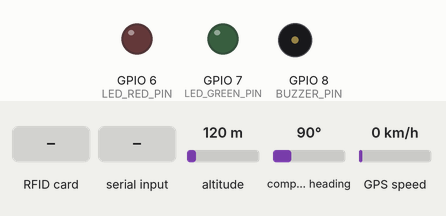
This sketch was run on a simulated ESP32-S3. Parts: output pins drawn as LEDs (lit = HIGH), buzzer (waves = sounding). Dashed ring = blinking. Inputs (shaded band) come from the test bench; at power-on: altitude 120 m, compass heading 90°, GPS speed 0 km/h. WiFi joins after 1.5 s; servers stay silent unless stated; uploads are accepted with an empty reply; the GPS gets a fix after 3 s at 37.7749, -122.4194 with 8 satellites; what the sketch prints to the serial monitor is not drawn.

Above: at 4.2 s.
4.3 s: RFID card 5E 7A 19 C4 held to the reader
At 4.74 s:
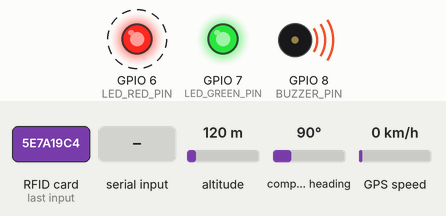
At 5.64 s:
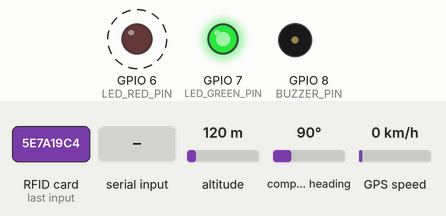
7.8 s: "test" received over Serial
At 9.26 s:
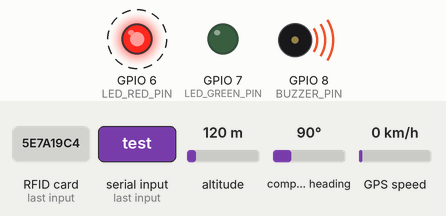
Timing chart, 0 to 12.2 s (numbered marks = the images above; inputs shaded):
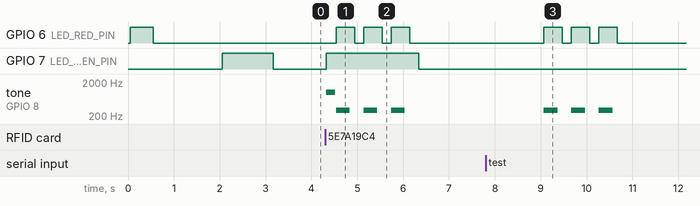

The sketch:

attendance_system.ino
```cpp
/*
 * Arduino Uno R4 WiFi - Attendance System
 * Integrates with Supabase backend for RFID-based attendance
 */

#include <WiFi.h>
#include <HTTPClient.h>
#include <ArduinoJson.h>
#include <SPI.h>
#include <MFRC522.h>
#include <SoftwareSerial.h>
#include <TinyGPS++.h>

// WiFi Configuration
const char* ssid = "YOUR_WIFI_SSID";        // Replace with your WiFi SSID
const char* password = "YOUR_WIFI_PASSWORD"; // Replace with your WiFi password

// Supabase Configuration
const String SUPABASE_URL = "https://epvggkmzbuudajceuaib.supabase.co";
const String ESP32_DEVICE_ID = "arduino_uno_r4_001"; // Unique identifier for this device

// Pin Configuration
#define RST_PIN         9
#define SS_PIN          10
#define BUZZER_PIN      8
#define LED_GREEN_PIN   7
#define LED_RED_PIN     6
#define GPS_RX_PIN      4
#define GPS_TX_PIN      5

// Component Initialization
MFRC522 mfrc522(SS_PIN, RST_PIN);
SoftwareSerial ss(GPS_RX_PIN, GPS_TX_PIN);
TinyGPSPlus gps;

// Global Variables
float currentLatitude = 0.0;
float currentLongitude = 0.0;
bool gpsFixed = false;
unsigned long lastRFIDRead = 0;
const unsigned long RFID_COOLDOWN = 3000; // 3 seconds between readings

void setup() {
  Serial.begin(115200);
  ss.begin(9600);
  SPI.begin();
  mfrc522.PCD_Init();

  // Initialize pins
  pinMode(BUZZER_PIN, OUTPUT);
  pinMode(LED_GREEN_PIN, OUTPUT);
  pinMode(LED_RED_PIN, OUTPUT);

  // LED startup sequence
  digitalWrite(LED_RED_PIN, HIGH);
  delay(500);
  digitalWrite(LED_RED_PIN, LOW);

  Serial.println("\n=== Arduino Uno R4 WiFi Attendance System ===");
  Serial.println("Initializing...");

  // Connect to WiFi
  connectToWiFi();

  // Initialize GPS
  Serial.println("Initializing GPS...");
  Serial.println("Waiting for GPS fix...");

  Serial.println("System Ready!");
  Serial.println("Present RFID card to reader...");

  // Success indicator
  digitalWrite(LED_GREEN_PIN, HIGH);
  delay(1000);
  digitalWrite(LED_GREEN_PIN, LOW);
}

void loop() {
  // Update GPS data
  updateGPS();

  // Check for RFID cards
  if (mfrc522.PICC_IsNewCardPresent() && mfrc522.PICC_ReadCardSerial()) {
    // Prevent rapid multiple readings
    if (millis() - lastRFIDRead > RFID_COOLDOWN) {
      handleRFIDCard();
      lastRFIDRead = millis();
    }
    mfrc522.PICC_HaltA();
    mfrc522.PCD_StopCrypto1();
  }

  delay(100);
}

void connectToWiFi() {
  WiFi.begin(ssid, password);
  Serial.print("Connecting to WiFi");

  int attempts = 0;
  while (WiFi.status() != WL_CONNECTED && attempts < 30) {
    delay(500);
    Serial.print(".");
    attempts++;
  }

  if (WiFi.status() == WL_CONNECTED) {
    Serial.println("\nWiFi Connected!");
    Serial.print("IP Address: ");
    Serial.println(WiFi.localIP());
  } else {
    Serial.println("\nWiFi Connection Failed!");
    // Flash red LED for error
    for (int i = 0; i < 5; i++) {
      digitalWrite(LED_RED_PIN, HIGH);
      delay(200);
      digitalWrite(LED_RED_PIN, LOW);
      delay(200);
    }
  }
}

void updateGPS() {
  while (ss.available() > 0) {
    if (gps.encode(ss.read())) {
      if (gps.location.isValid()) {
        currentLatitude = gps.location.lat();
        currentLongitude = gps.location.lng();

        if (!gpsFixed) {
          gpsFixed = true;
          Serial.println("GPS Fix Acquired!");
          Serial.print("Location: ");
          Serial.print(currentLatitude, 6);
          Serial.print(", ");
          Serial.println(currentLongitude, 6);

          // GPS fix indicator - quick green blink
          digitalWrite(LED_GREEN_PIN, HIGH);
          delay(100);
          digitalWrite(LED_GREEN_PIN, LOW);
        }
      }
    }
  }
}

void handleRFIDCard() {
  // Read RFID UID
  String rfidUID = "";
  for (byte i = 0; i < mfrc522.uid.size; i++) {
    rfidUID += String(mfrc522.uid.uidByte[i], HEX);
  }
  rfidUID.toUpperCase();

  Serial.println("\n--- RFID Card Detected ---");
  Serial.print("Card UID: ");
  Serial.println(rfidUID);

  // Visual feedback
  digitalWrite(LED_GREEN_PIN, HIGH);
  tone(BUZZER_PIN, 1000, 200);

  // Check GPS status
  if (!gpsFixed) {
    Serial.println("Warning: No GPS fix available, using last known location");
    digitalWrite(LED_RED_PIN, HIGH);
    delay(500);
    digitalWrite(LED_RED_PIN, LOW);
  }

  // Send to backend
  if (WiFi.status() == WL_CONNECTED) {
    sendAttendanceData(rfidUID, currentLatitude, currentLongitude);
  } else {
    Serial.println("Error: No WiFi connection");
    signalError();
  }

  digitalWrite(LED_GREEN_PIN, LOW);
}

void sendAttendanceData(String studentRFID, float latitude, float longitude) {
  HTTPClient http;
  String endpoint = SUPABASE_URL + "/functions/v1/esp32-rfid-checkin";

  http.begin(endpoint);
  http.addHeader("Content-Type", "application/json");

  // Create JSON payload
  DynamicJsonDocument doc(1024);
  doc["esp32_device_id"] = ESP32_DEVICE_ID;
  doc["student_rfid"] = studentRFID;
  doc["latitude"] = latitude;
  doc["longitude"] = longitude;

  String jsonString;
  serializeJson(doc, jsonString);

  Serial.println("Sending attendance data...");
  Serial.print("Endpoint: ");
  Serial.println(endpoint);
  Serial.print("Payload: ");
  Serial.println(jsonString);

  int httpResponseCode = http.POST(jsonString);

  if (httpResponseCode > 0) {
    String response = http.getString();
    Serial.print("HTTP Response Code: ");
    Serial.println(httpResponseCode);
    Serial.print("Response: ");
    Serial.println(response);

    // Parse response
    DynamicJsonDocument responseDoc(2048);
    deserializeJson(responseDoc, response);

    if (responseDoc["success"].as<bool>()) {
      Serial.println("✅ Attendance data sent successfully!");

      String studentName = responseDoc["student_name"].as<String>();
      String sessionName = responseDoc["session"].as<String>();
      String verificationUrl = responseDoc["verification_url"].as<String>();

      Serial.println("--- SUCCESS ---");
      Serial.print("Student: ");
      Serial.println(studentName);
      Serial.print("Session: ");
      Serial.println(sessionName);
      Serial.print("Verification URL: ");
      Serial.println(verificationUrl);
      Serial.println("Student should tap the verification link on their phone!");

      signalSuccess();
    } else {
      String error = responseDoc["error"].as<String>();
      Serial.print("❌ Backend Error: ");
      Serial.println(error);
      signalError();
    }
  } else {
    Serial.print("❌ HTTP Error: ");
    Serial.println(httpResponseCode);
    signalError();
  }

  http.end();
}

void signalSuccess() {
  // Success pattern: 3 short green blinks + happy tune
  for (int i = 0; i < 3; i++) {
    digitalWrite(LED_GREEN_PIN, HIGH);
    tone(BUZZER_PIN, 1500, 100);
    delay(150);
    digitalWrite(LED_GREEN_PIN, LOW);
    delay(100);
  }

  // Happy tune
  tone(BUZZER_PIN, 1000, 100);
  delay(120);
  tone(BUZZER_PIN, 1200, 100);
  delay(120);
  tone(BUZZER_PIN, 1500, 200);
}

void signalError() {
  // Error pattern: 3 long red blinks + error tone
  for (int i = 0; i < 3; i++) {
    digitalWrite(LED_RED_PIN, HIGH);
    tone(BUZZER_PIN, 300, 300);
    delay(400);
    digitalWrite(LED_RED_PIN, LOW);
    delay(200);
  }
}

void printSystemStatus() {
  Serial.println("\n=== System Status ===");
  Serial.print("WiFi: ");
  Serial.println(WiFi.status() == WL_CONNECTED ? "Connected" : "Disconnected");
  Serial.print("GPS: ");
  Serial.println(gpsFixed ? "Fixed" : "No Fix");
  if (gpsFixed) {
    Serial.print("Location: ");
    Serial.print(currentLatitude, 6);
    Serial.print(", ");
    Serial.println(currentLongitude, 6);
  }
  Serial.print("Device ID: ");
  Serial.println(ESP32_DEVICE_ID);
  Serial.println("====================\n");
}

// Add this function to be called from Serial Monitor for debugging
void serialEvent() {
  if (Serial.available()) {
    String command = Serial.readString();
    command.trim();

    if (command == "status") {
      printSystemStatus();
    } else if (command == "test") {
      Serial.println("Testing with dummy RFID...");
      sendAttendanceData("TEST123456", currentLatitude, currentLongitude);
    } else if (command == "gps") {
      Serial.print("Current GPS: ");
      Serial.print(currentLatitude, 6);
      Serial.print(", ");
      Serial.println(currentLongitude, 6);
    }
  }
}
```

Measured:
- after the input at 4.3 s, GPIO 6 (LED_RED_PIN): alternates HIGH for 0.40 s and LOW for 0.20 s, 6 changes in all, then stays LOW, starting after 0.24 s; GPIO 7 (LED_GREEN_PIN): LOW → HIGH at once, → LOW 2.0 s later; tone on GPIO 8 (BUZZER_PIN): plays 1000 Hz for 0.20 s, 300 Hz for 0.30 s, 300 Hz for 0.30 s, 300 Hz for 0.30 s, starting at once
- after the input at 7.8 s, GPIO 6 (LED_RED_PIN): alternates HIGH for 0.40 s and LOW for 0.20 s, 6 changes in all, then stays LOW, starting after 1.3 s; tone on GPIO 8 (BUZZER_PIN): alternates 300 Hz for 0.30 s and silent for 0.30 s, 6 changes in all, then stays silent, starting after 1.3 s
